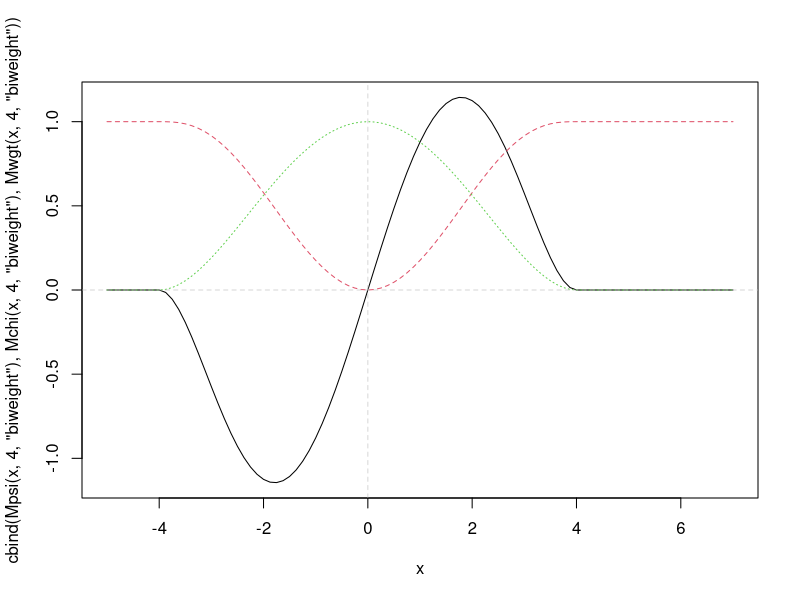
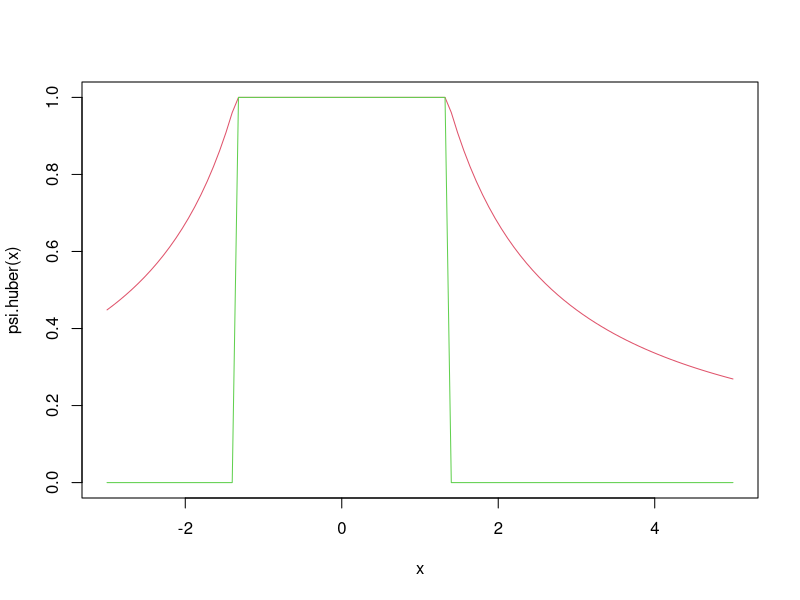
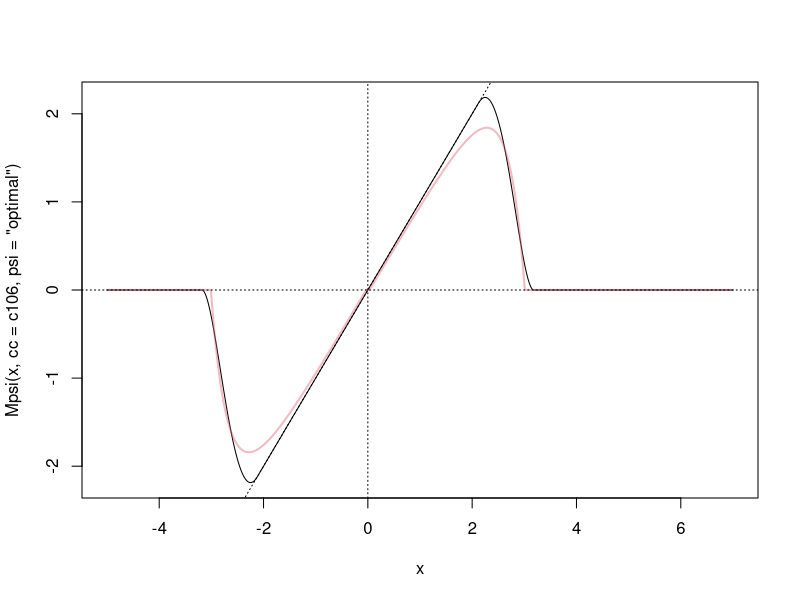
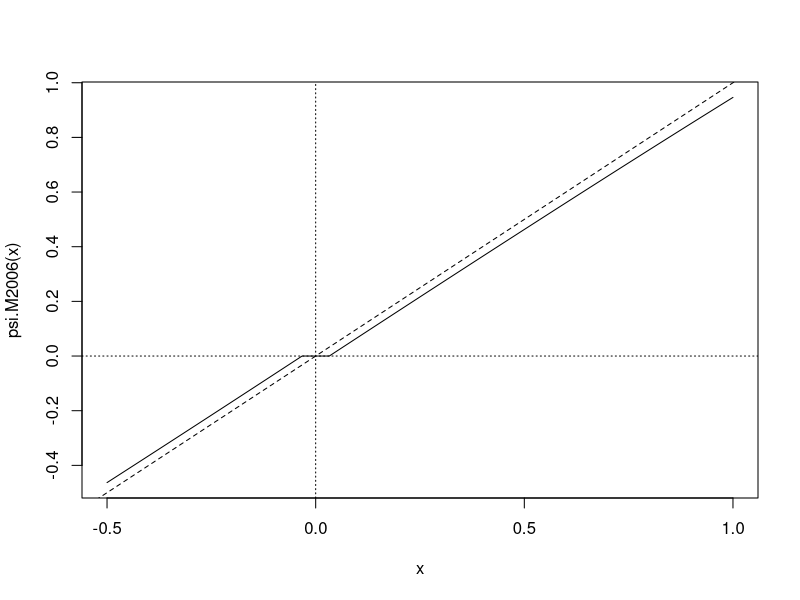

Write the R code that produced these figures, in order.
library(robustbase)


### Name: Mpsi
### Title: Psi / Chi / Wgt / Rho Functions for *M-Estimation
### Aliases: Mchi Mpsi Mwgt MrhoInf .Mchi .Mpsi .Mwgt .Mwgt.psi1 .MrhoInf
###   .psi2ipsi
### Keywords: robust

### ** Examples

x <- seq(-5,7, by=1/8)
matplot(x, cbind(Mpsi(x, 4, "biweight"),
                 Mchi(x, 4, "biweight"),
                 Mwgt(x, 4, "biweight")), type = "l")
abline(h=0, v=0, lty=2, col=adjustcolor("gray", 0.6))

hampelPsi
(ccHa <- hampelPsi @ xtras $ tuningP $ k)
psHa <- hampelPsi@psi(x)
## using Mpsi():
Mp.Ha <- Mpsi(x, cc = ccHa, psi = "hampel")
stopifnot(all.equal(Mp.Ha, psHa, tolerance = 1e-15))

psi.huber <- .Mwgt.psi1("huber")
if(getRversion() >= "3.0.0")
stopifnot(identical(psi.huber, .Mwgt.psi1("huber", 1.345),
                    ignore.env=TRUE))
curve(psi.huber(x), -3, 5, col=2, ylim = 0:1)
curve(psi.huber(x, deriv=1), add=TRUE, col=3)

## and show that this is indeed the same as  MASS::psi.huber() :
x <- runif(256, -2,3)
stopifnot(all.equal(psi.huber(x), MASS::psi.huber(x)),
          all.equal(                 psi.huber(x, deriv=1),
                    as.numeric(MASS::psi.huber(x, deriv=1))))

## and how to get  MASS::psi.hampel():
psi.hampel <- .Mwgt.psi1("Hampel", c(2,4,8))
x <- runif(256, -4, 10)
stopifnot(all.equal(psi.hampel(x), MASS::psi.hampel(x)),
          all.equal(                 psi.hampel(x, deriv=1),
                    as.numeric(MASS::psi.hampel(x, deriv=1))))

## "lqq" / "LQQ" and its tuning constants:
ctl0 <- lmrob.control(psi = "lqq", tuning.psi=c(-0.5, 1.5, 0.95, NA))
ctl  <- lmrob.control(psi = "lqq", tuning.psi=c(-0.5, 1.5, 0.90, NA))
ctl0$tuning.psi  ## keeps the vector _and_ has "constants" attribute:
## [1] -0.50  1.50  0.95    NA
## attr(,"constants")
## [1] 1.4734061 0.9822707 1.5000000
ctl$tuning.psi ## ditto:
## [1] -0.5  1.5  0.9  NA \  .."constants"   1.213726 0.809151 1.500000
stopifnot(all.equal(Mpsi(0:2, cc = ctl$tuning.psi, psi = ctl$psi),
                    c(0, 0.977493, 1.1237), tol = 6e-6))
x <- seq(-4,8, by = 1/16)
## Show how you can use .Mpsi() equivalently to Mpsi()
stopifnot(all.equal( Mpsi(x, cc = ctl$tuning.psi, psi = ctl$psi),
                    .Mpsi(x, ccc = attr(ctl$tuning.psi, "constants"),
                             ipsi = .psi2ipsi("lqq"))))
stopifnot(all.equal( Mpsi(x, cc = ctl0$tuning.psi, psi = ctl0$psi, deriv=1),
                    .Mpsi(x, ccc = attr(ctl0$tuning.psi, "constants"),
                             ipsi = .psi2ipsi("lqq"),              deriv=1)))


## M*() preserving attributes :
x <- matrix(x, 32, 8, dimnames=list(paste0("r",1:32), col=letters[1:8]))
comment(x) <- "a vector which is a matrix"
px <- Mpsi(x, cc = ccHa, psi = "hampel")
stopifnot(identical(attributes(x), attributes(px)))

## The "optimal" psi exists in two versions "in the litterature": ---
## Maronna et al. 2006, 5.9.1, p.144f:
psi.M2006 <- function(x, c = 0.013)
  sign(x) * pmax(0, abs(x) - c/dnorm(abs(x)))
## and the other is the one in robustbase from 'robust': via Mpsi(.., "optimal")
## Here are both for 95% efficiency:
(c106 <- .Mpsi.tuning.default("optimal"))
c1 <- curve(Mpsi(x, cc = c106, psi="optimal"), -5, 7, n=1001)
c2 <- curve(psi.M2006(x), add=TRUE, n=1001, col=adjustcolor(2,0.4), lwd=2)
abline(0,1, v=0, h=0, lty=3)
## the two psi's are similar, but really quite different

## a zoom into Maronna et al's:
c3 <- curve(psi.M2006(x), -.5, 1, n=1001); abline(h=0,v=0, lty=3);abline(0,1, lty=2)
